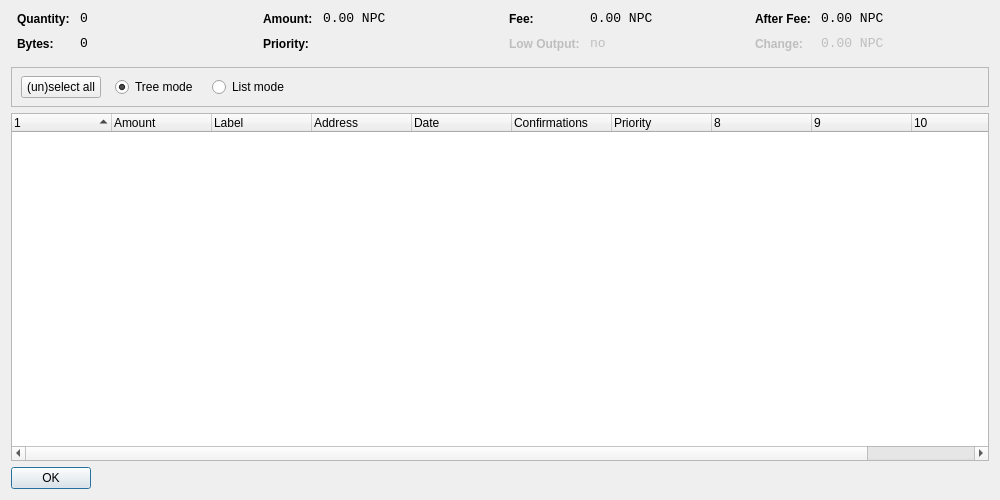
<?xml version="1.0" encoding="UTF-8"?>
<ui version="4.0">
 <class>CoinControlDialog</class>
 <widget class="QDialog" name="CoinControlDialog">
  <property name="geometry">
   <rect>
    <x>0</x>
    <y>0</y>
    <width>1000</width>
    <height>500</height>
   </rect>
  </property>
  <property name="windowTitle">
   <string>Coin Control</string>
  </property>
  <layout class="QVBoxLayout" name="verticalLayout">
   <item>
    <layout class="QHBoxLayout" name="horizontalLayoutTop" stretch="0,0,0,0">
     <property name="topMargin">
      <number>0</number>
     </property>
     <property name="bottomMargin">
      <number>10</number>
     </property>
     <item>
      <layout class="QFormLayout" name="formLayoutCoinControl1">
       <property name="horizontalSpacing">
        <number>10</number>
       </property>
       <property name="verticalSpacing">
        <number>10</number>
       </property>
       <property name="leftMargin">
        <number>6</number>
       </property>
       <property name="rightMargin">
        <number>6</number>
       </property>
       <item row="0" column="0">
        <widget class="QLabel" name="labelCoinControlQuantityText">
         <property name="styleSheet">
          <string notr="true">font-weight:bold;</string>
         </property>
         <property name="text">
          <string>Quantity:</string>
         </property>
        </widget>
       </item>
       <item row="0" column="1">
        <widget class="QLabel" name="labelCoinControlQuantity">
         <property name="font">
          <font>
           <family>Monospace</family>
           <pointsize>10</pointsize>
          </font>
         </property>
         <property name="cursor">
          <cursorShape>IBeamCursor</cursorShape>
         </property>
         <property name="contextMenuPolicy">
          <enum>Qt::ActionsContextMenu</enum>
         </property>
         <property name="text">
          <string notr="true">0</string>
         </property>
         <property name="textInteractionFlags">
          <set>Qt::LinksAccessibleByMouse|Qt::TextSelectableByKeyboard|Qt::TextSelectableByMouse</set>
         </property>
        </widget>
       </item>
       <item row="1" column="0">
        <widget class="QLabel" name="labelCoinControlBytesText">
         <property name="styleSheet">
          <string notr="true">font-weight:bold;</string>
         </property>
         <property name="text">
          <string>Bytes:</string>
         </property>
        </widget>
       </item>
       <item row="1" column="1">
        <widget class="QLabel" name="labelCoinControlBytes">
         <property name="font">
          <font>
           <family>Monospace</family>
           <pointsize>10</pointsize>
          </font>
         </property>
         <property name="cursor">
          <cursorShape>IBeamCursor</cursorShape>
         </property>
         <property name="contextMenuPolicy">
          <enum>Qt::ActionsContextMenu</enum>
         </property>
         <property name="text">
          <string notr="true">0</string>
         </property>
         <property name="textInteractionFlags">
          <set>Qt::LinksAccessibleByMouse|Qt::TextSelectableByKeyboard|Qt::TextSelectableByMouse</set>
         </property>
        </widget>
       </item>
      </layout>
     </item>
     <item>
      <layout class="QFormLayout" name="formLayoutCoinControl2">
       <property name="horizontalSpacing">
        <number>10</number>
       </property>
       <property name="verticalSpacing">
        <number>10</number>
       </property>
       <property name="leftMargin">
        <number>6</number>
       </property>
       <property name="rightMargin">
        <number>6</number>
       </property>
       <item row="0" column="0">
        <widget class="QLabel" name="labelCoinControlAmountText">
         <property name="styleSheet">
          <string notr="true">font-weight:bold;</string>
         </property>
         <property name="text">
          <string>Amount:</string>
         </property>
        </widget>
       </item>
       <item row="0" column="1">
        <widget class="QLabel" name="labelCoinControlAmount">
         <property name="font">
          <font>
           <family>Monospace</family>
           <pointsize>10</pointsize>
          </font>
         </property>
         <property name="cursor">
          <cursorShape>IBeamCursor</cursorShape>
         </property>
         <property name="contextMenuPolicy">
          <enum>Qt::ActionsContextMenu</enum>
         </property>
         <property name="text">
          <string notr="true">0.00 NPC</string>
         </property>
         <property name="textInteractionFlags">
          <set>Qt::LinksAccessibleByMouse|Qt::TextSelectableByKeyboard|Qt::TextSelectableByMouse</set>
         </property>
        </widget>
       </item>
       <item row="1" column="0">
        <widget class="QLabel" name="labelCoinControlPriorityText">
         <property name="styleSheet">
          <string notr="true">font-weight:bold;</string>
         </property>
         <property name="text">
          <string>Priority:</string>
         </property>
        </widget>
       </item>
       <item row="1" column="1">
        <widget class="QLabel" name="labelCoinControlPriority">
         <property name="font">
          <font>
           <family>Monospace</family>
           <pointsize>10</pointsize>
          </font>
         </property>
         <property name="cursor">
          <cursorShape>IBeamCursor</cursorShape>
         </property>
         <property name="contextMenuPolicy">
          <enum>Qt::ActionsContextMenu</enum>
         </property>
         <property name="text">
          <string/>
         </property>
         <property name="textInteractionFlags">
          <set>Qt::LinksAccessibleByMouse|Qt::TextSelectableByKeyboard|Qt::TextSelectableByMouse</set>
         </property>
        </widget>
       </item>
      </layout>
     </item>
     <item>
      <layout class="QFormLayout" name="formLayoutCoinControl3">
       <property name="horizontalSpacing">
        <number>10</number>
       </property>
       <property name="verticalSpacing">
        <number>10</number>
       </property>
       <property name="leftMargin">
        <number>6</number>
       </property>
       <property name="rightMargin">
        <number>6</number>
       </property>
       <item row="0" column="0">
        <widget class="QLabel" name="labelCoinControlFeeText">
         <property name="styleSheet">
          <string notr="true">font-weight:bold;</string>
         </property>
         <property name="text">
          <string>Fee:</string>
         </property>
        </widget>
       </item>
       <item row="0" column="1">
        <widget class="QLabel" name="labelCoinControlFee">
         <property name="font">
          <font>
           <family>Monospace</family>
           <pointsize>10</pointsize>
          </font>
         </property>
         <property name="cursor">
          <cursorShape>IBeamCursor</cursorShape>
         </property>
         <property name="contextMenuPolicy">
          <enum>Qt::ActionsContextMenu</enum>
         </property>
         <property name="text">
          <string notr="true">0.00 NPC</string>
         </property>
         <property name="textInteractionFlags">
          <set>Qt::LinksAccessibleByMouse|Qt::TextSelectableByKeyboard|Qt::TextSelectableByMouse</set>
         </property>
        </widget>
       </item>
       <item row="1" column="0">
        <widget class="QLabel" name="labelCoinControlLowOutputText">
         <property name="enabled">
          <bool>false</bool>
         </property>
         <property name="styleSheet">
          <string notr="true">font-weight:bold;</string>
         </property>
         <property name="text">
          <string>Low Output:</string>
         </property>
        </widget>
       </item>
       <item row="1" column="1">
        <widget class="QLabel" name="labelCoinControlLowOutput">
         <property name="enabled">
          <bool>false</bool>
         </property>
         <property name="font">
          <font>
           <family>Monospace</family>
           <pointsize>10</pointsize>
          </font>
         </property>
         <property name="cursor">
          <cursorShape>IBeamCursor</cursorShape>
         </property>
         <property name="contextMenuPolicy">
          <enum>Qt::ActionsContextMenu</enum>
         </property>
         <property name="text">
          <string notr="true">no</string>
         </property>
         <property name="textInteractionFlags">
          <set>Qt::LinksAccessibleByMouse|Qt::TextSelectableByKeyboard|Qt::TextSelectableByMouse</set>
         </property>
        </widget>
       </item>
      </layout>
     </item>
     <item>
      <layout class="QFormLayout" name="formLayoutCoinControl4">
       <property name="horizontalSpacing">
        <number>10</number>
       </property>
       <property name="verticalSpacing">
        <number>10</number>
       </property>
       <property name="leftMargin">
        <number>6</number>
       </property>
       <property name="rightMargin">
        <number>6</number>
       </property>
       <item row="0" column="0">
        <widget class="QLabel" name="labelCoinControlAfterFeeText">
         <property name="styleSheet">
          <string notr="true">font-weight:bold;</string>
         </property>
         <property name="text">
          <string>After Fee:</string>
         </property>
        </widget>
       </item>
       <item row="0" column="1">
        <widget class="QLabel" name="labelCoinControlAfterFee">
         <property name="font">
          <font>
           <family>Monospace</family>
           <pointsize>10</pointsize>
          </font>
         </property>
         <property name="cursor">
          <cursorShape>IBeamCursor</cursorShape>
         </property>
         <property name="contextMenuPolicy">
          <enum>Qt::ActionsContextMenu</enum>
         </property>
         <property name="text">
          <string notr="true">0.00 NPC</string>
         </property>
         <property name="textInteractionFlags">
          <set>Qt::LinksAccessibleByMouse|Qt::TextSelectableByKeyboard|Qt::TextSelectableByMouse</set>
         </property>
        </widget>
       </item>
       <item row="1" column="0">
        <widget class="QLabel" name="labelCoinControlChangeText">
         <property name="enabled">
          <bool>false</bool>
         </property>
         <property name="styleSheet">
          <string notr="true">font-weight:bold;</string>
         </property>
         <property name="text">
          <string>Change:</string>
         </property>
        </widget>
       </item>
       <item row="1" column="1">
        <widget class="QLabel" name="labelCoinControlChange">
         <property name="enabled">
          <bool>false</bool>
         </property>
         <property name="font">
          <font>
           <family>Monospace</family>
           <pointsize>10</pointsize>
          </font>
         </property>
         <property name="cursor">
          <cursorShape>IBeamCursor</cursorShape>
         </property>
         <property name="contextMenuPolicy">
          <enum>Qt::ActionsContextMenu</enum>
         </property>
         <property name="text">
          <string notr="true">0.00 NPC</string>
         </property>
         <property name="textInteractionFlags">
          <set>Qt::LinksAccessibleByMouse|Qt::TextSelectableByKeyboard|Qt::TextSelectableByMouse</set>
         </property>
        </widget>
       </item>
      </layout>
     </item>
    </layout>
   </item>
   <item>
    <widget class="QFrame" name="frame">
     <property name="minimumSize">
      <size>
       <width>0</width>
       <height>40</height>
      </size>
     </property>
     <property name="frameShape">
      <enum>QFrame::StyledPanel</enum>
     </property>
     <property name="frameShadow">
      <enum>QFrame::Sunken</enum>
     </property>
     <widget class="QWidget" name="horizontalLayoutWidget">
      <property name="geometry">
       <rect>
        <x>10</x>
        <y>0</y>
        <width>781</width>
        <height>41</height>
       </rect>
      </property>
      <layout class="QHBoxLayout" name="horizontalLayoutPanel" stretch="0,0,0,0,0">
       <property name="spacing">
        <number>14</number>
       </property>
       <item>
        <widget class="QPushButton" name="pushButtonSelectAll">
         <property name="sizePolicy">
          <sizepolicy hsizetype="Maximum" vsizetype="Fixed">
           <horstretch>0</horstretch>
           <verstretch>0</verstretch>
          </sizepolicy>
         </property>
         <property name="text">
          <string>(un)select all</string>
         </property>
        </widget>
       </item>
       <item>
        <widget class="QRadioButton" name="radioTreeMode">
         <property name="sizePolicy">
          <sizepolicy hsizetype="Maximum" vsizetype="Fixed">
           <horstretch>0</horstretch>
           <verstretch>0</verstretch>
          </sizepolicy>
         </property>
         <property name="text">
          <string>Tree mode</string>
         </property>
         <property name="checked">
          <bool>true</bool>
         </property>
        </widget>
       </item>
       <item>
        <widget class="QRadioButton" name="radioListMode">
         <property name="sizePolicy">
          <sizepolicy hsizetype="Maximum" vsizetype="Fixed">
           <horstretch>0</horstretch>
           <verstretch>0</verstretch>
          </sizepolicy>
         </property>
         <property name="text">
          <string>List mode</string>
         </property>
        </widget>
       </item>
       <item>
        <spacer name="horizontalSpacer">
         <property name="orientation">
          <enum>Qt::Horizontal</enum>
         </property>
         <property name="sizeHint" stdset="0">
          <size>
           <width>40</width>
           <height>20</height>
          </size>
         </property>
        </spacer>
       </item>
      </layout>
     </widget>
    </widget>
   </item>
   <item>
    <widget class="CoinControlTreeWidget" name="treeWidget">
     <property name="contextMenuPolicy">
      <enum>Qt::CustomContextMenu</enum>
     </property>
     <property name="sortingEnabled">
      <bool>false</bool>
     </property>
     <property name="columnCount">
      <number>11</number>
     </property>
     <attribute name="headerShowSortIndicator" stdset="0">
      <bool>true</bool>
     </attribute>
     <attribute name="headerStretchLastSection">
      <bool>false</bool>
     </attribute>
     <column>
      <property name="text">
       <string/>
      </property>
     </column>
     <column>
      <property name="text">
       <string>Amount</string>
      </property>
     </column>
     <column>
      <property name="text">
       <string>Label</string>
      </property>
     </column>
     <column>
      <property name="text">
       <string>Address</string>
      </property>
     </column>
     <column>
      <property name="text">
       <string>Date</string>
      </property>
     </column>
     <column>
      <property name="text">
       <string>Confirmations</string>
      </property>
      <property name="toolTip">
       <string>Confirmed</string>
      </property>
     </column>
     <column>
      <property name="text">
       <string>Priority</string>
      </property>
     </column>
     <column>
      <property name="text">
       <string/>
      </property>
     </column>
     <column>
      <property name="text">
       <string/>
      </property>
     </column>
     <column>
      <property name="text">
       <string/>
      </property>
     </column>
     <column>
      <property name="text">
       <string/>
      </property>
     </column>
    </widget>
   </item>
   <item>
    <widget class="QDialogButtonBox" name="buttonBox">
     <property name="sizePolicy">
      <sizepolicy hsizetype="Maximum" vsizetype="Fixed">
       <horstretch>0</horstretch>
       <verstretch>0</verstretch>
      </sizepolicy>
     </property>
     <property name="orientation">
      <enum>Qt::Horizontal</enum>
     </property>
     <property name="standardButtons">
      <set>QDialogButtonBox::Ok</set>
     </property>
    </widget>
   </item>
  </layout>
 </widget>
 <customwidgets>
  <customwidget>
   <class>CoinControlTreeWidget</class>
   <extends>QTreeWidget</extends>
   <header>coincontroltreewidget.h</header>
  </customwidget>
 </customwidgets>
 <resources/>
 <connections/>
</ui>
